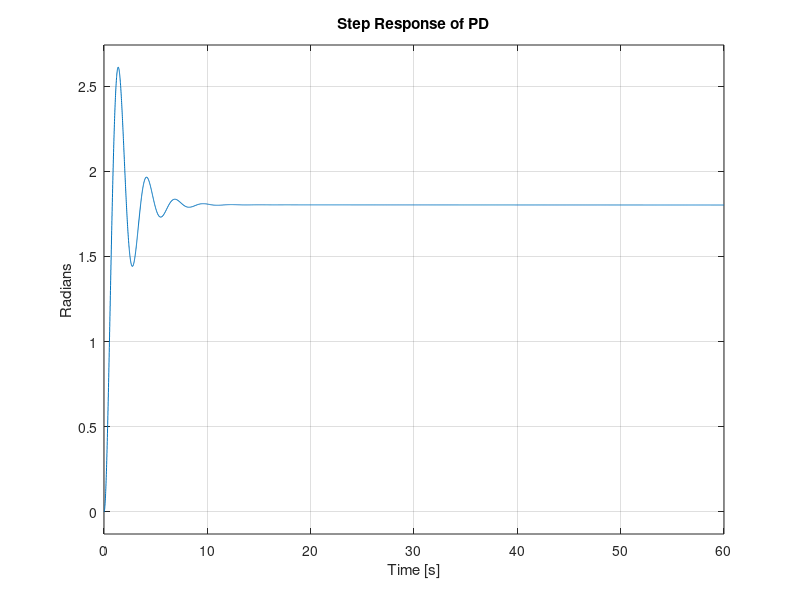

This chart was generated by the following MATLAB code: (Note: this script raises an error after producing the figure.)
R_m = 10;               % Motor Resistance (Ohm)
K_a = 0.2;              % Motor Torque Constant (Nm / A)
K_b  = 0.009549;        % Back EMF Constant (V / (rad / s))
K_f = 0.047746;         % Rotational Friction Coefficient (Nm / (rad / s)) 
N = 20;                  % Gear Ratio

La = 0;                 %Negligible motor inductance

J_r = 0.001;            % Motor Rotor Moment of Inertia (kg / m^2)
J_p = 15.44;                % Solar Panel Moment of Inertia (kg / m^2)
J = J_r + (J_p/N^2);          % Total Moment of Inertia (kg / m^2)

h = 0.5;

Ts = 0.01; %Seconds
K_s = h * (2/1.8); %sensor Gain Converts rads to Amps
K_p = 4; %Power Amplifier gain
%This assumes that at 90deg off from optimal that we get a 2A difference

%{
Arduino Uno Rev3 has a 16MHz clock
so 62ns per tick and you need two ticks for each ....
This gives us plenty of room to not threaten the clock
%}

s = tf('s');
z = tf('z',Ts);
%MOTOR CIRCUIT
mot_circ = 1/(La*s + R_m);

%MOTOR DYNAMICS
mot_dyn = 1/(J*s+K_f);

%Continuous Motor assembly
Gspeed = feedback(mot_circ*K_a*mot_dyn,K_b); %back emf simplified
Gpos = Gspeed * (1/N) * (1/s) * K_p; 

Loop_TF = Gpos * K_s * K_p;

%For SISO Tool
Loop_TF_z = c2d(Loop_TF, Ts, 'zoh'); 

%digital Motor
Gz = c2d(Gpos, Ts, 'zoh');    %digital plant for digital controller design
                              %effectively does what the Arduino does for us.

fprintf('DIGITIZED MOTOR MODEL')
[~, denGz] = tfdata(Gz,'v');
rootsGz = roots(denGz);
disp('Roots of the denominator of Gz:')
disp(rootsGz)

%Lag Controller
K = 100;
s_p = 0.0001;
s_z = 0.01;



Cs = K * ((s + s_z) / (s + s_p));
Cz = c2d(Cs, Ts, 'zoh');
[numCz, denCz] = tfdata(Cz, 'v');
OL = Cz*Gz ;


PID_cltf = feedback(OL,K_s);

[~, denPID_cltf] = tfdata(PID_cltf,'v');
rootsPID_cltf = roots(denPID_cltf);
disp('Roots of the denominator of PID_cltf:')
disp(rootsPID_cltf)

%PLOTING FOR PID PERFORMANCE/STABILITY
t = 0:Ts:60; % 5 seconds of performance data

figure(1)
clf
step(PID_cltf,t)
title('Step Response of PD')
ylabel('Radians')
grid on
fprintf('PERFORMANCE DATA OF PID')
stepinfo(PID_cltf)

figure(2)
clf
margin(OL)
title('Phase Margin detection for PD control')

f = -100 : 0.1: 100;
pulse_time = 5;
pulse_height = 0.2;

fft_rect = pulse_height*pulse_time*(sin(pi*pulse_time.*f)./(pi*pulse_time.*f));

figure(3);
plot(f, fft_rect);
